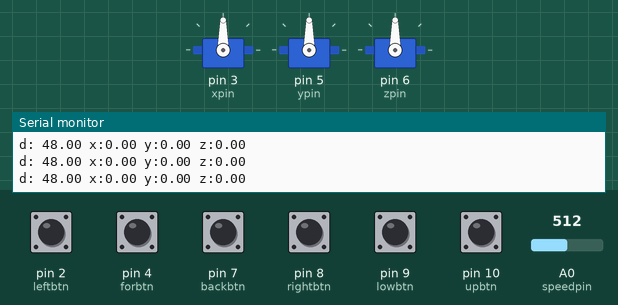
A sketch run on a simulated Arduino Nano, built with avr-gcc and run on an emulated ATmega328P. Parts: 3 × servo, the last lines printed to the serial monitor. The inputs (shaded band) are chosen by the test bench; at power-on: pin 2 (leftbtn), pin 4 (forbtn), pin 7 (backbtn), pin 8 (rightbtn), pin 9 (lowbtn), pin 10 (upbtn) HIGH, A0 (speedpin) = 512.

Above: at 1.2 s.
1.3 s: pin 2 (leftbtn) pulled LOW for 0.15 s
At 1.38 s:
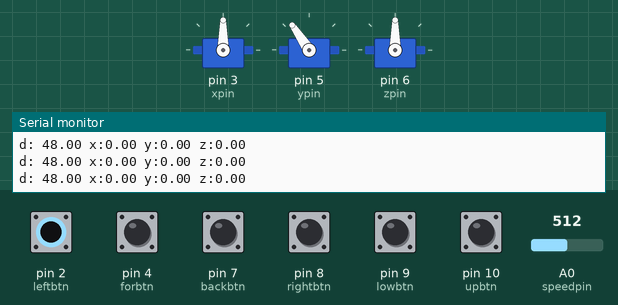
2.9 s: pin 4 (forbtn) pulled LOW for 0.15 s
At 2.98 s:
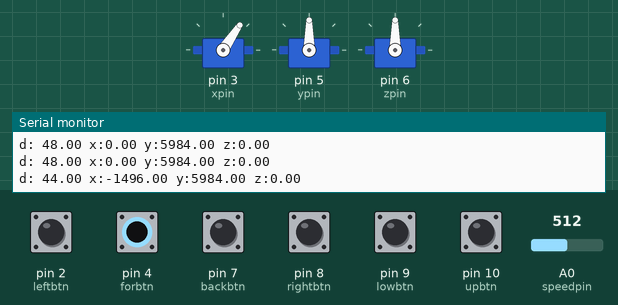
4.5 s: pin 7 (backbtn) pulled LOW for 0.15 s
At 4.6 s:
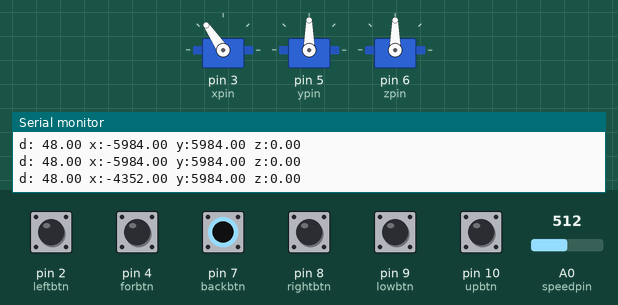
6.1 s: pin 9 (lowbtn) pulled LOW for 0.15 s
At 6.19 s:
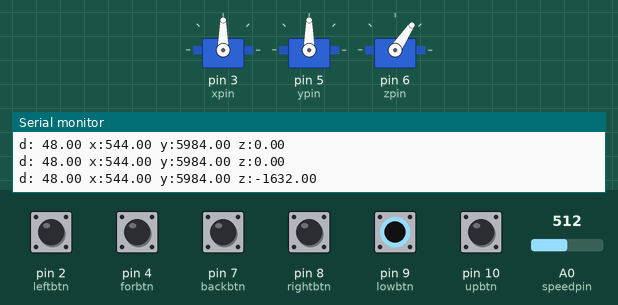
7.7 s: pin 8 (rightbtn) pulled LOW for 1 s
At 8.5 s:
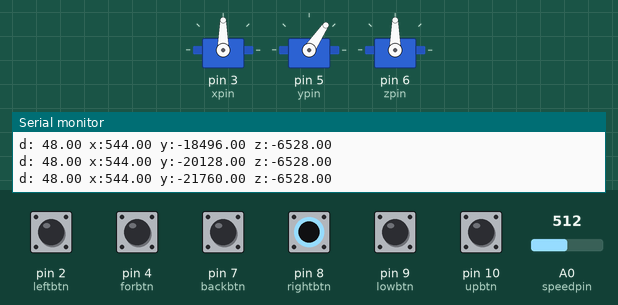
10.2 s: pin 10 (upbtn) pulled LOW for 1 s
At 10.9 s:
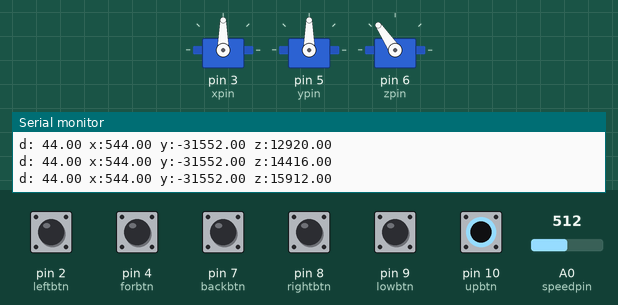
Timing chart, 0 to 13.2 s (numbered marks = the images above; inputs shaded):
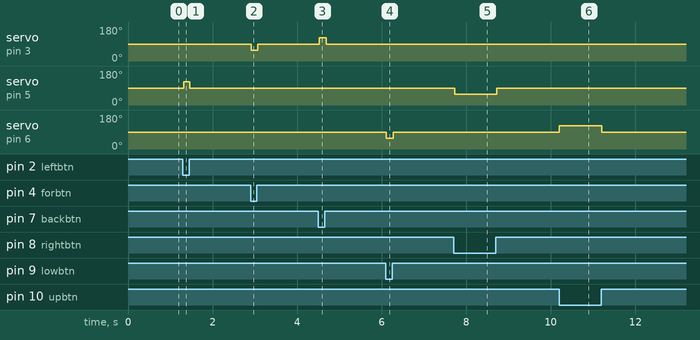

The sketch:

Engineering_Crane.ino
```cpp
//Engineering Candy Crane

#include <Servo.h>

Servo xmtr;
Servo ymtr;
Servo zmtr;

bool upretract = HIGH, lowretract = HIGH;

const int speedpin = A0;
const int forbtn = 4, backbtn = 7, leftbtn = 2, rightbtn = 8, upbtn = 10, lowbtn = 9;
const int xpin = 3, ypin = 5, zpin = 6;
const int threshold = 1000;

int speed = 0, runspeed = 90;
volatile int xdir = 0, ydir = 0, zdir = 0;
volatile bool uplastbtn = HIGH, lowlastbtn = HIGH;
volatile int upclicks = 0, lowclicks = 0;

unsigned long miltime = millis(), upbtntime = 0, lowbtntime = 0;

float duration = 0;
double starttime = micros(), endtime = 0;

bool *pupretract = &upretract, *plowretract = &lowretract;
int *pspeed = &speed, *prunspeed = &runspeed;
float *pduration = &duration;

class path {

  public:

    void sethome(){
      //set current position as home
      x_sum = 0;
      y_sum = 0;
      z_sum = 0;
    }

    //setter functions to update current displacement
    void xupdate(int x_current, float duration){
      x_sum += (x_current * duration);
    }

    void yupdate(int y_current, float duration){
      y_sum += (y_current * duration);
    }

    void zupdate(int z_current, float duration){
      z_sum += (z_current * duration);
    }

    void printsum(){
      Serial.print("d: ");
      Serial.print(*pduration);

      Serial.print(" x:");
      Serial.print(x_sum);

      Serial.print(" y:");
      Serial.print(y_sum);

      Serial.print(" z:");
      Serial.println(z_sum);

    }

    //getter functions to return to home position
    void retraction(float duration, float starttime){
      int mode = 1;
      xmtr.write(90);
      ymtr.write(90);
      zmtr.write(90);

      //z retract
      if (mode == 1){
      if (z_sum < 0){
        while (z_sum < 0){
          zmtr.write(180);
          //delay for duration time *pduration
          delay(48);
          Serial.println(z_sum);
          //Add duration * max speed
          z_sum += (55*60);
        }
      }
      else if (z_sum > 0){
        while(z_sum > 0){
          zmtr.write(0);
          delay(48);
          Serial.println(z_sum);
          z_sum -= (55*60);
        }
      }
      if (-3000 < z_sum < 3000){
        z_sum = 0;
        mode = 2;
        zmtr.write(90);
      }
      }

      if (mode == 2){
      //x retract
      if (x_sum < 0){
        while (x_sum < 0){
          xmtr.write(180);
          delay(48);
          Serial.println(x_sum);
          x_sum += (55*60);
        }
      }
      else if (x_sum > 0){
        while(x_sum > 0){
          xmtr.write(0);
          delay(48);
          Serial.println(x_sum);
          x_sum -= (55*60);
        }
      }
      if (-3000 < x_sum < 3000){
        x_sum = 0;
        mode = 3;
        xmtr.write(90);
      }
      }
      if (mode == 3){
      //y retract
      if (y_sum < 0){
        while (y_sum < 0){
          ymtr.write(180);
          delay(48);
          Serial.println(y_sum);
          y_sum += (55*60);
        }
      }
      else if (y_sum > 0){
        while(y_sum > 0){
          ymtr.write(0);
          delay(48);
          Serial.println(y_sum);
          y_sum -= (55*60);
        }
      }
      if (-3000 < y_sum < 3000){
        y_sum = 0;
        mode = 1;
        ymtr.write(90);
      }
      }
    }

    private:
      //stored position
      double x_sum, y_sum, z_sum;

};

path returning;

//functions to read buttons
void checkx(){
  if (digitalRead(forbtn) == LOW){
    xdir = 1;
  }
  else if (digitalRead(backbtn) == LOW){
    xdir = -1;
  }
  else {
    xdir = 0;
  }
}
void checky(){
  if (digitalRead(leftbtn) == LOW){
    ydir = 1;
  }
  else if (digitalRead(rightbtn) == LOW){
    ydir = -1;
  }
  else {
    ydir = 0;
  }
}
void checkz(){
  if (digitalRead(upbtn) == LOW){
    zdir = 1;
  }
  else if (digitalRead(lowbtn) == LOW){
    zdir = -1;
  }
  else {
    zdir = 0;
  }
}

void setup() {
  //controller board input
  pinMode(speedpin, INPUT);

  pinMode(forbtn, INPUT_PULLUP);
  pinMode(backbtn, INPUT_PULLUP);
  pinMode(leftbtn, INPUT_PULLUP);
  pinMode(rightbtn, INPUT_PULLUP);
  pinMode(upbtn, INPUT_PULLUP);
  pinMode(lowbtn, INPUT_PULLUP);

  Serial.begin(9600);

  //motor output
  xmtr.attach(xpin);
  ymtr.attach(ypin);
  zmtr.attach(zpin);
}

void loop() {
  returning.printsum();
  miltime = millis();
  *pspeed = analogRead(speedpin);
  *pspeed = map(*pspeed, 0, 1032, 0, 50);

  //begin timing button input
  starttime = micros();


  *pupretract = digitalRead(upbtn);
  *plowretract = digitalRead(lowbtn);

  //edge detection for button state change
  if (*pupretract != uplastbtn){
    upclicks++;
    upbtntime = miltime;
    uplastbtn = *pupretract;
  }
  else if (*plowretract != lowlastbtn){
    lowbtntime = miltime;
    lowclicks++;
    lowlastbtn = *plowretract;
  }

  //three quick up presses to initaite retraction sequence
  if (upclicks == 6 && miltime - upbtntime <= threshold){
      returning.retraction(*pduration, starttime);
  }
  else if (miltime - upbtntime > threshold && upclicks != 0){
    upclicks = 0;
    }

  //three quick down presses to set current position as home
  if (lowclicks == 6 && miltime - lowbtntime <= threshold){
      returning.sethome();
  }
  else if (miltime - lowbtntime > threshold && lowclicks != 0){
    lowclicks = 0;
    }

  //check if a button is being pressed
  checkx();
  checky();
  checkz();

  //end button timing and calculate duration
  endtime = micros();
  *pduration = endtime - starttime;

  //drive motors
switch (xdir) {
  case 1:
    //calculate speed and run motor
    *prunspeed = 80 - speed;
    xmtr.write(*prunspeed);
    //feed current speed and previous duration into return function
    returning.xupdate(speed * -1 - 10, *pduration);
    //leave case
    break;
  case -1:
    *prunspeed = 100 + speed;
    xmtr.write(*prunspeed);
    returning.xupdate(speed + 10, *pduration);

    break;
  default:
    xmtr.write(90);

}

switch (ydir) {

  case 1:
    *prunspeed = 100 + speed;
    ymtr.write(*prunspeed);
    returning.yupdate(speed + 10, *pduration);
    break;

  case -1:
    *prunspeed = 80 - speed;
    ymtr.write(*prunspeed);
    returning.yupdate(speed * -1 - 10, *pduration);
    break;

  default:
    ymtr.write(90);
}

switch (zdir) {

  case 1:
    *prunspeed = 100 + speed;
    zmtr.write(100 + speed);
    returning.zupdate(speed + 10, *pduration);
    break;

  case -1:
    *prunspeed = 80 - speed;
    zmtr.write(*prunspeed);
    returning.zupdate(speed * -1 - 10, *pduration);
    break;

  default:
    zmtr.write(90);
  }
}
```

Measured:
- after the input at 1.3 s, servo on pin 5 (ypin): 90° → 124° at once, → 90° 0.14 s later
- after the input at 2.9 s, servo on pin 3 (xpin): 90° → 56° at once, → 90° 0.16 s later
- after the input at 4.5 s, servo on pin 3 (xpin): 90° → 124° at once, → 90° 0.16 s later
- after the input at 6.1 s, servo on pin 6 (zpin): 90° → 56° at once, → 90° 0.17 s later
- after the input at 7.7 s, servo on pin 5 (ypin): 90° → 56° at once, → 90° 0.99 s later
- after the input at 10.2 s, servo on pin 6 (zpin): 90° → 124° at once, → 90° 1.0 s later
